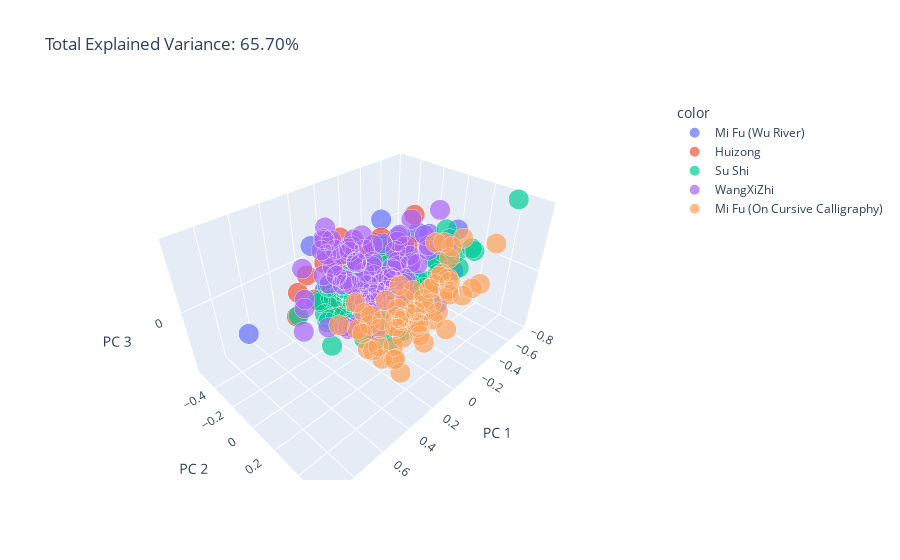

Source (notebook cell):
### Code cell
# 3D PCA
pca = PCA(n_components=3)
components = pca.fit_transform(X_total)

total_var = pca.explained_variance_ratio_.sum() * 100

fig = px.scatter_3d(
    components, x=0, y=1, z=2, color=labels,
    size=[0.001]*len(labels),
    title=f'Total Explained Variance: {total_var:.2f}%',
    labels={'0': 'PC 1', '1': 'PC 2', '2': 'PC 3'}
)
fig.show()
